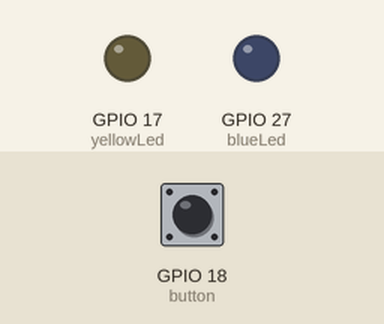
Simulated run of this program. Board: Raspberry Pi (BCM pin numbers). On the bench: output pins drawn as LEDs (lit = HIGH). The test bench sets the inputs (shaded band); at power-on: GPIO 18 (button) LOW.

Above: at 1.2 s.
1.3 s: GPIO 18 (button) pulled HIGH for 0.15 s
At 2.1 s:
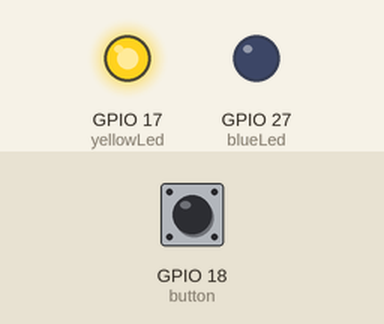
At 14.5 s:
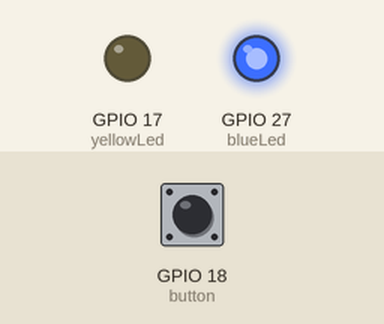
Timing chart, 0 to 21.3 s (numbered marks = the images above; inputs shaded):
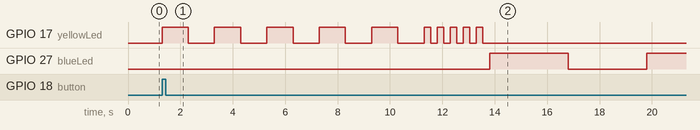

Measured:
- after the input at 1.3 s, GPIO 17 (yellowLed): goes 5 × (HIGH 1.0 s, LOW 1.0 s), 4 × (HIGH 0.25 s, LOW 0.25 s), HIGH 0.25 s, then LOW, starting at once; GPIO 27 (blueLed): LOW → HIGH after 12.5 s, → LOW 3.0 s later, → HIGH 3.0 s later

The program:

button_LED.py
```python
import RPi.GPIO as GPIO
from time import sleep

yellowLed = 17
blueLed = 27
button = 18

GPIO.setmode(GPIO.BCM)

GPIO.setup(yellowLed, GPIO.OUT)
GPIO.setup(blueLed, GPIO.OUT)
GPIO.setup(button, GPIO.IN, pull_up_down=GPIO.PUD_DOWN)

while True:
    input_state = GPIO.input(button)
    if input_state == True:
        for i in range(5):
            GPIO.output(yellowLed, True)
            sleep(1)
            GPIO.output(yellowLed, False)
            sleep(1)

        for i in range(5):
            GPIO.output(yellowLed, True)
            sleep(.25)
            GPIO.output(yellowLed, False)
            sleep(.25)

        for i in range(3):
            GPIO.output(blueLed, True)
            sleep(3)
            GPIO.output(blueLed, False)
            sleep(3)

GPIO.cleanup()
```
